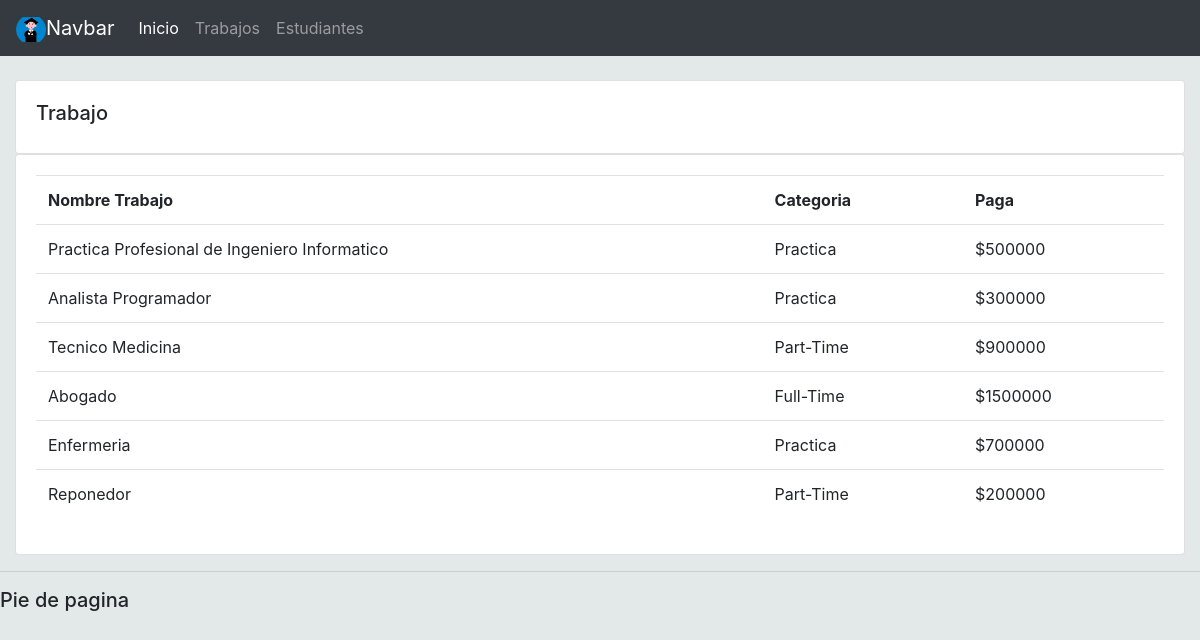
Screenshot of /jobs/ with the database file from the repository.
### accounts/models.py (models this page shows, shortened)
class Trabajo(models.Model):
    TYPE =(
            ('Practica','Practica'),
            ('Part-Time','Part-Time'),
            ('Full-Time','Full-Time'),
            )
    name_Job = models.CharField(max_length=200, null=True)
    payment = models.IntegerField(null=True)
    category = models.CharField(max_length=200, null=True,choices=TYPE)
    description = models.CharField(max_length=200, null=True, blank=True)
    date_created = models.DateField(auto_now_add=True)

### accounts/views.py (the view)
# urls.py: path('jobs/', views.jobs),
def jobs(request):
    jobs = Trabajo.objects.all()
    context={'trabajo':jobs}
    return render(request,'accounts/trabajo.html', context)

### accounts/templates/accounts/trabajo.html
{% extends 'accounts/main.html' %}
{% block content %}
        <br>
		<div class="row">
			<div class="col-md">
				<div class="card card-body">
					<h5>Trabajo</h5>
				</div>
				<div class="card card-body">
					<table class="table">
						<tr>
							<th>Nombre Trabajo</th>
							<th>Categoria</th>
							<th>Paga</th>
						</tr>
						{% for i in trabajo %}
							<tr>
								<td>{{i.name_Job}}</td>
								<td>{{i.category}}</td>
								<td>${{i.payment}}</td>
							</tr>
						{% endfor %}
					</table>
				</div>
			</div>
		</div>
{% endblock content %}

### static/css/main.css (style rules this page uses)
body { background-color:rgb(227, 233, 233); }

### rows the page displays
Trabajo: name_Job "Practica Profesional de Ingeniero Informatico", category "Practica", payment "500000"
Trabajo: name_Job "Analista Programador", category "Practica", payment "300000"
Trabajo: name_Job "Tecnico Medicina", category "Part-Time", payment "900000"
Trabajo: name_Job "Abogado", category "Full-Time", payment "1500000"
Trabajo: name_Job "Enfermeria", category "Practica", payment "700000"
Trabajo: name_Job "Reponedor", category "Part-Time", payment "200000"
